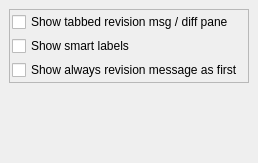
       <widget class="QWidget" name="Browse">
        <attribute name="title">
         <string>&amp;Browse</string>
        </attribute>
        <layout class="QHBoxLayout">
         <property name="spacing">
          <number>6</number>
         </property>
         <property name="leftMargin">
          <number>9</number>
         </property>
         <property name="topMargin">
          <number>9</number>
         </property>
         <property name="rightMargin">
          <number>9</number>
         </property>
         <property name="bottomMargin">
          <number>9</number>
         </property>
         <item>
          <layout class="QVBoxLayout">
           <property name="spacing">
            <number>0</number>
           </property>
           <property name="leftMargin">
            <number>0</number>
           </property>
           <property name="topMargin">
            <number>0</number>
           </property>
           <property name="rightMargin">
            <number>0</number>
           </property>
           <property name="bottomMargin">
            <number>0</number>
           </property>
           <item>
            <widget class="QFrame" name="frame_5">
             <property name="frameShape">
              <enum>QFrame::StyledPanel</enum>
             </property>
             <property name="frameShadow">
              <enum>QFrame::Raised</enum>
             </property>
             <layout class="QHBoxLayout">
              <property name="spacing">
               <number>0</number>
              </property>
              <property name="leftMargin">
               <number>2</number>
              </property>
              <property name="topMargin">
               <number>2</number>
              </property>
              <property name="rightMargin">
               <number>2</number>
              </property>
              <property name="bottomMargin">
               <number>2</number>
              </property>
              <item>
               <layout class="QVBoxLayout">
                <property name="spacing">
                 <number>4</number>
                </property>
                <property name="leftMargin">
                 <number>0</number>
                </property>
                <property name="topMargin">
                 <number>0</number>
                </property>
                <property name="rightMargin">
                 <number>0</number>
                </property>
                <property name="bottomMargin">
                 <number>0</number>
                </property>
                <item>
                 <widget class="QCheckBox" name="checkBoxLogDiffTab">
                  <property name="toolTip">
                   <string>Check to see tabbed revision log / diff pane</string>
                  </property>
                  <property name="text">
                   <string>Show tabbed revision msg / diff pane</string>
                  </property>
                 </widget>
                </item>
                <item>
                 <widget class="QCheckBox" name="checkBoxSmartLabels">
                  <property name="toolTip">
                   <string>Check to show smart jump labels on revision description pane</string>
                  </property>
                  <property name="text">
                   <string>Show smart labels</string>
                  </property>
                 </widget>
                </item>
                <item>
                 <widget class="QCheckBox" name="checkBoxMsgOnNewSHA">
                  <property name="toolTip">
                   <string>Check to see always the revision description in main view when browsing the repo. Patch content will be visible after request.</string>
                  </property>
                  <property name="text">
                   <string>Show always revision message as first </string>
                  </property>
                  <property name="shortcut">
                   <string>Alt+Y</string>
                  </property>
                 </widget>
                </item>
               </layout>
              </item>
             </layout>
            </widget>
           </item>
           <item>
            <spacer>
             <property name="orientation">
              <enum>Qt::Vertical</enum>
             </property>
             <property name="sizeHint" stdset="0">
              <size>
               <width>20</width>
               <height>71</height>
              </size>
             </property>
            </spacer>
           </item>
          </layout>
         </item>
        </layout>
       </widget>
